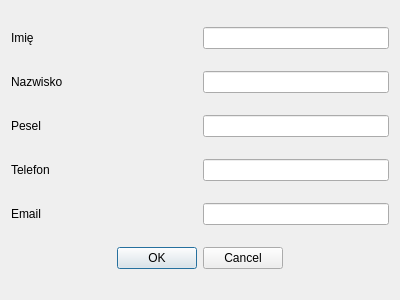
<?xml version="1.0" encoding="UTF-8"?>
<ui version="4.0">
 <class>editClientDialog</class>
 <widget class="QDialog" name="editClientDialog">
  <property name="geometry">
   <rect>
    <x>0</x>
    <y>0</y>
    <width>400</width>
    <height>300</height>
   </rect>
  </property>
  <property name="windowTitle">
   <string>Edycja Klienta</string>
  </property>
  <layout class="QVBoxLayout" name="verticalLayout">
   <item>
    <layout class="QHBoxLayout" name="horizontalLayout">
     <item>
      <widget class="QLabel" name="label">
       <property name="text">
        <string>Imię</string>
       </property>
      </widget>
     </item>
     <item>
      <widget class="QLineEdit" name="nameClientEdit">
       <property name="sizePolicy">
        <sizepolicy hsizetype="Preferred" vsizetype="Fixed">
         <horstretch>0</horstretch>
         <verstretch>0</verstretch>
        </sizepolicy>
       </property>
      </widget>
     </item>
    </layout>
   </item>
   <item>
    <layout class="QHBoxLayout" name="horizontalLayout_2">
     <item>
      <widget class="QLabel" name="label_2">
       <property name="text">
        <string>Nazwisko</string>
       </property>
      </widget>
     </item>
     <item>
      <widget class="QLineEdit" name="surnameClientEdit">
       <property name="sizePolicy">
        <sizepolicy hsizetype="Preferred" vsizetype="Fixed">
         <horstretch>0</horstretch>
         <verstretch>0</verstretch>
        </sizepolicy>
       </property>
      </widget>
     </item>
    </layout>
   </item>
   <item>
    <layout class="QHBoxLayout" name="horizontalLayout_3">
     <item>
      <widget class="QLabel" name="label_3">
       <property name="text">
        <string>Pesel</string>
       </property>
      </widget>
     </item>
     <item>
      <widget class="QLineEdit" name="peselClientEdit">
       <property name="sizePolicy">
        <sizepolicy hsizetype="Preferred" vsizetype="Fixed">
         <horstretch>0</horstretch>
         <verstretch>0</verstretch>
        </sizepolicy>
       </property>
      </widget>
     </item>
    </layout>
   </item>
   <item>
    <layout class="QHBoxLayout" name="horizontalLayout_4">
     <item>
      <widget class="QLabel" name="label_4">
       <property name="text">
        <string>Telefon</string>
       </property>
      </widget>
     </item>
     <item>
      <widget class="QLineEdit" name="phoneClientEdit">
       <property name="sizePolicy">
        <sizepolicy hsizetype="Preferred" vsizetype="Fixed">
         <horstretch>0</horstretch>
         <verstretch>0</verstretch>
        </sizepolicy>
       </property>
      </widget>
     </item>
    </layout>
   </item>
   <item>
    <layout class="QHBoxLayout" name="horizontalLayout_5">
     <item>
      <widget class="QLabel" name="label_5">
       <property name="text">
        <string>Email</string>
       </property>
      </widget>
     </item>
     <item>
      <widget class="QLineEdit" name="emailClientEdit">
       <property name="sizePolicy">
        <sizepolicy hsizetype="Preferred" vsizetype="Fixed">
         <horstretch>0</horstretch>
         <verstretch>0</verstretch>
        </sizepolicy>
       </property>
      </widget>
     </item>
    </layout>
   </item>
   <item>
    <widget class="QDialogButtonBox" name="buttonBox">
     <property name="standardButtons">
      <set>QDialogButtonBox::Cancel|QDialogButtonBox::Ok</set>
     </property>
     <property name="centerButtons">
      <bool>true</bool>
     </property>
    </widget>
   </item>
  </layout>
 </widget>
 <resources/>
 <connections/>
</ui>
